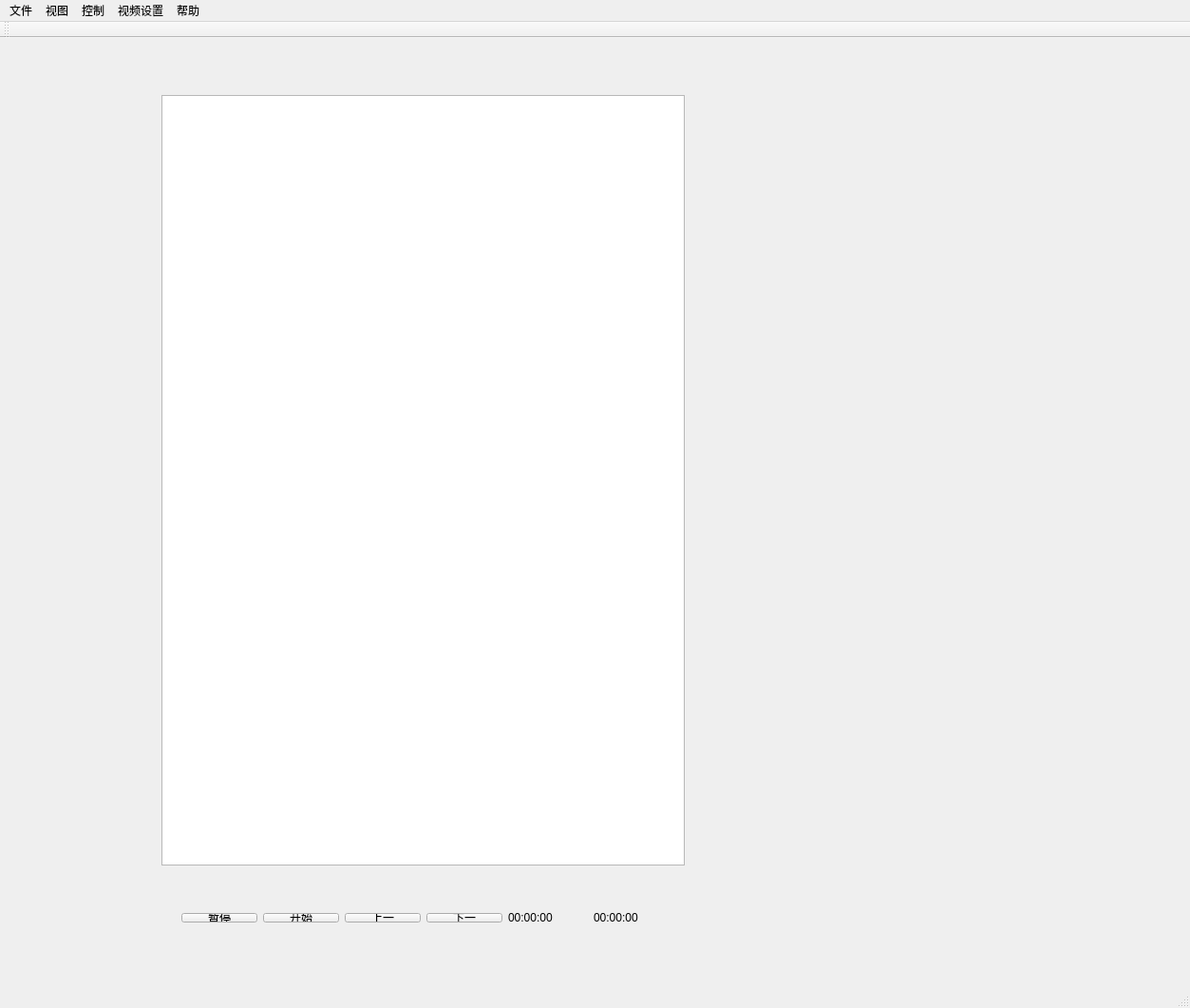
<?xml version="1.0" encoding="UTF-8"?>
<ui version="4.0">
 <class>GtooPlayerClass</class>
 <widget class="QMainWindow" name="GtooPlayerClass">
  <property name="geometry">
   <rect>
    <x>0</x>
    <y>0</y>
    <width>1253</width>
    <height>1061</height>
   </rect>
  </property>
  <property name="windowTitle">
   <string>gtoo_player</string>
  </property>
  <widget class="QWidget" name="centralWidget">
   <widget class="QListView" name="listView">
    <property name="geometry">
     <rect>
      <x>170</x>
      <y>60</y>
      <width>551</width>
      <height>811</height>
     </rect>
    </property>
   </widget>
   <widget class="QWidget" name="layoutWidget">
    <property name="geometry">
     <rect>
      <x>180</x>
      <y>910</y>
      <width>539</width>
      <height>32</height>
     </rect>
    </property>
    <layout class="QHBoxLayout" name="horizontalLayout_3">
     <item>
      <layout class="QHBoxLayout" name="horizontalLayout">
       <item>
        <widget class="QPushButton" name="pushButton_2_start">
         <property name="text">
          <string>暂停</string>
         </property>
        </widget>
       </item>
       <item>
        <widget class="QPushButton" name="pushButton_1_pause">
         <property name="text">
          <string>开始</string>
         </property>
        </widget>
       </item>
       <item>
        <widget class="QPushButton" name="pushButton_4_next">
         <property name="text">
          <string>上一</string>
         </property>
        </widget>
       </item>
       <item>
        <widget class="QPushButton" name="pushButton_3_previous">
         <property name="text">
          <string>下一</string>
         </property>
        </widget>
       </item>
      </layout>
     </item>
     <item>
      <widget class="QLabel" name="label_now_time">
       <property name="text">
        <string>00:00:00</string>
       </property>
      </widget>
     </item>
     <item>
      <widget class="QLabel" name="label_all_time">
       <property name="text">
        <string>00:00:00</string>
       </property>
      </widget>
     </item>
    </layout>
   </widget>
  </widget>
  <widget class="QMenuBar" name="menuBar">
   <property name="geometry">
    <rect>
     <x>0</x>
     <y>0</y>
     <width>1253</width>
     <height>26</height>
    </rect>
   </property>
   <widget class="QMenu" name="menu_file">
    <property name="title">
     <string>文件</string>
    </property>
    <addaction name="action_open"/>
    <addaction name="action_close"/>
    <addaction name="action_exit"/>
   </widget>
   <widget class="QMenu" name="menu_view">
    <property name="title">
     <string>视图</string>
    </property>
    <widget class="QMenu" name="menu_scale">
     <property name="title">
      <string>缩放</string>
     </property>
     <addaction name="action3"/>
     <addaction name="action3_2"/>
     <addaction name="action4"/>
    </widget>
    <addaction name="action_full_screan"/>
    <addaction name="menu_scale"/>
    <addaction name="action4_2"/>
   </widget>
   <widget class="QMenu" name="menu_3">
    <property name="title">
     <string>控制</string>
    </property>
    <addaction name="action1_2"/>
    <addaction name="action2_2"/>
    <addaction name="action3_3"/>
    <addaction name="action4_3"/>
    <addaction name="action5"/>
    <addaction name="action6"/>
    <addaction name="action7"/>
   </widget>
   <widget class="QMenu" name="menu_4">
    <property name="title">
     <string>视频设置</string>
    </property>
   </widget>
   <widget class="QMenu" name="menu_5">
    <property name="title">
     <string>帮助</string>
    </property>
    <addaction name="action1_3"/>
    <addaction name="action2_3"/>
   </widget>
   <addaction name="menu_file"/>
   <addaction name="menu_view"/>
   <addaction name="menu_3"/>
   <addaction name="menu_4"/>
   <addaction name="menu_5"/>
  </widget>
  <widget class="QToolBar" name="ToolBar">
   <attribute name="toolBarArea">
    <enum>TopToolBarArea</enum>
   </attribute>
   <attribute name="toolBarBreak">
    <bool>false</bool>
   </attribute>
  </widget>
  <widget class="QStatusBar" name="statusBar"/>
  <action name="action_open">
   <property name="text">
    <string>打开</string>
   </property>
  </action>
  <action name="action_close">
   <property name="text">
    <string>关闭</string>
   </property>
  </action>
  <action name="action_exit">
   <property name="text">
    <string>退出</string>
   </property>
  </action>
  <action name="action_full_screan">
   <property name="text">
    <string>全屏</string>
   </property>
  </action>
  <action name="action3">
   <property name="text">
    <string>3</string>
   </property>
  </action>
  <action name="action3_2">
   <property name="text">
    <string>3</string>
   </property>
  </action>
  <action name="action4">
   <property name="text">
    <string>4</string>
   </property>
  </action>
  <action name="action4_2">
   <property name="text">
    <string>统计信息</string>
   </property>
  </action>
  <action name="action1_2">
   <property name="text">
    <string>1</string>
   </property>
  </action>
  <action name="action2_2">
   <property name="text">
    <string>2</string>
   </property>
  </action>
  <action name="action3_3">
   <property name="text">
    <string>3</string>
   </property>
  </action>
  <action name="action4_3">
   <property name="text">
    <string>4</string>
   </property>
  </action>
  <action name="action5">
   <property name="text">
    <string>5</string>
   </property>
  </action>
  <action name="action6">
   <property name="text">
    <string>6</string>
   </property>
  </action>
  <action name="action7">
   <property name="text">
    <string>7</string>
   </property>
  </action>
  <action name="action1_3">
   <property name="text">
    <string>1</string>
   </property>
  </action>
  <action name="action2_3">
   <property name="text">
    <string>2</string>
   </property>
  </action>
 </widget>
 <layoutdefault spacing="6" margin="11"/>
 <resources/>
 <connections/>
</ui>
